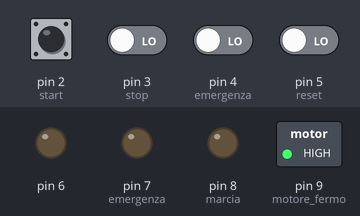
Simulated run of this sketch. Board: Arduino Uno, built with avr-gcc and run on an emulated ATmega328P. On the bench: switched loads named in the sketch (green lamp = pin HIGH), output pins drawn as LEDs (lit = HIGH). Inputs (shaded band) come from the test bench; at power-on: pin 2 (start), pin 3 (stop), pin 4 (emergenza), pin 5 (reset) LOW.

Above: at 1.2 s.
1.3 s: pin 2 (start) pulled HIGH for 0.15 s
At 2.5 s:
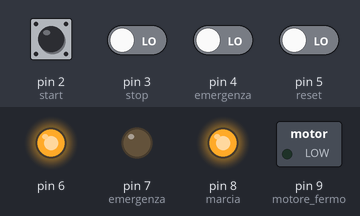
2.9 s: pin 4 (emergenza) driven HIGH
At 3.9 s:
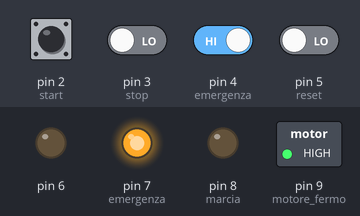
4.4 s: pin 2 (start) driven HIGH and pin 3 (stop) driven HIGH and pin 4 (emergenza) driven LOW and pin 5 (reset) driven HIGH
At 5.3 s:
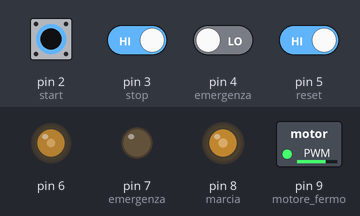
5.9 s: pin 2 (start) driven LOW
At 7.1 s:
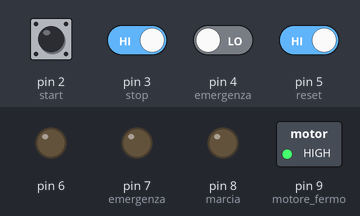
7.4 s: pin 2 (start) driven HIGH
At 8.4 s:
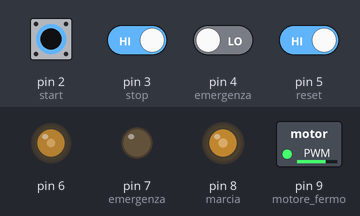
8.9 s: pin 3 (stop) driven LOW
At 9.5 s:
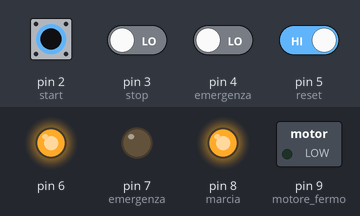
Timing chart, 0 to 11.4 s (numbered marks = the images above; inputs shaded):
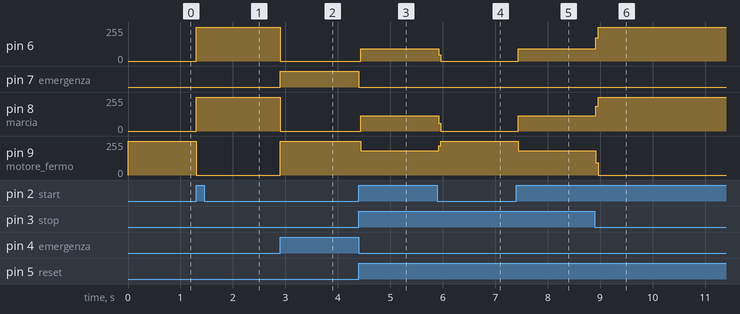

The sketch:

Controllo_motore_BJT.ino
```cpp
bool emergenza;


void setup()
{
  //input pins
  pinMode(2, INPUT);//start
  pinMode(3, INPUT);//stop
  pinMode(4, INPUT);//emergenza
  pinMode(5, INPUT);//reset
  //motor control pin
  pinMode(6,OUTPUT);
  //leds pins
  pinMode(7,OUTPUT);//emergenza
  pinMode(8,OUTPUT);//marcia
  pinMode(9,OUTPUT);//motore fermo
  //startup instructions
  digitalWrite(7, LOW);
  digitalWrite(8, LOW);
  digitalWrite(9, HIGH);
  emergenza = false;
}

void loop()
{


  if(digitalRead(2) == true/*|data == "start" */&& emergenza == false){
    digitalWrite(6, HIGH);//motor starts
    digitalWrite(8, HIGH);
    digitalWrite(9, LOW);
  }
  if(digitalRead(3) == true/*|data == "stop"*/ && emergenza == false){
    digitalWrite(6, LOW);//motor stops
    digitalWrite(9, HIGH);
    digitalWrite(8, LOW);
  }
  if(digitalRead(4) == true/*|data == "em"*/){
    emergenza = true;
  }
  if(digitalRead(5) == true/*|data == "reset"*/){
    emergenza = false;
    digitalWrite(7,LOW);
  }
  if(emergenza == true){
    digitalWrite(6,LOW);
    digitalWrite(7, HIGH);
    digitalWrite(8,LOW);
    digitalWrite(9,HIGH);
  }
}
```

Measured:
- after the input at 1.3 s, pin 6, pin 8 (marcia): 0/255 → 255/255 at once; pin 9 (motore_fermo): 255/255 → 0/255 at once
- after the input at 2.9 s, pin 6, pin 8 (marcia): 255/255 → 0/255 at once; pin 7 (emergenza): LOW → HIGH at once; pin 9 (motore_fermo): 0/255 → 255/255 at once
- after the input at 4.4 s, pin 6: 0/255 → 92/255 at once; pin 7 (emergenza): HIGH → LOW at once; pin 8 (marcia): 0/255 → 115/255 at once; pin 9 (motore_fermo): 255/255 → 182/255 at once
- after the input at 5.9 s, pin 6: 92/255 → 0/255 at once; pin 8 (marcia): 115/255 → 0/255 at once; pin 9 (motore_fermo): 182/255 → 255/255 at once
- after the input at 7.4 s, pin 6: 0/255 → 92/255 at once; pin 8 (marcia): 0/255 → 115/255 at once; pin 9 (motore_fermo): 255/255 → 182/255 at once
- after the input at 8.9 s, pin 6: 92/255 → 255/255 at once; pin 8 (marcia): 115/255 → 255/255 at once; pin 9 (motore_fermo): 182/255 → 0/255 at once
